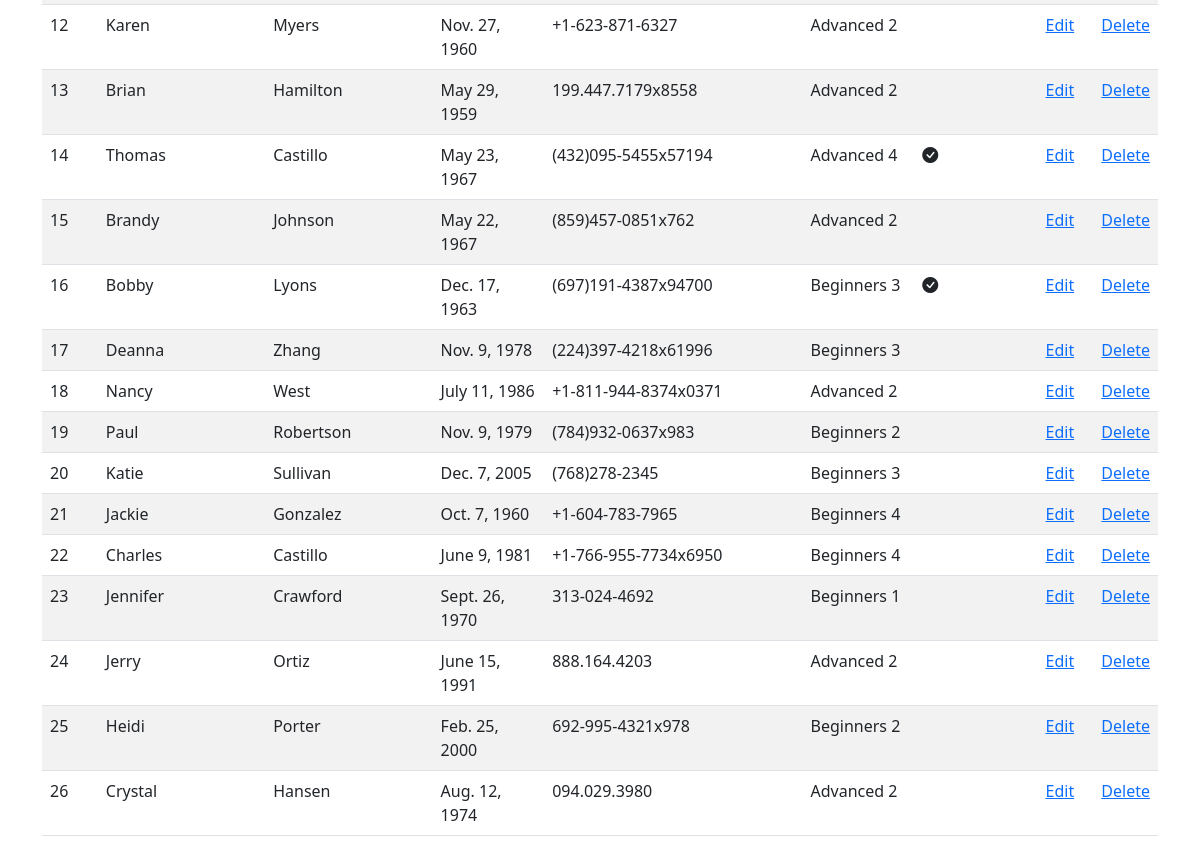
The app's page /students/ (lower part), older data.
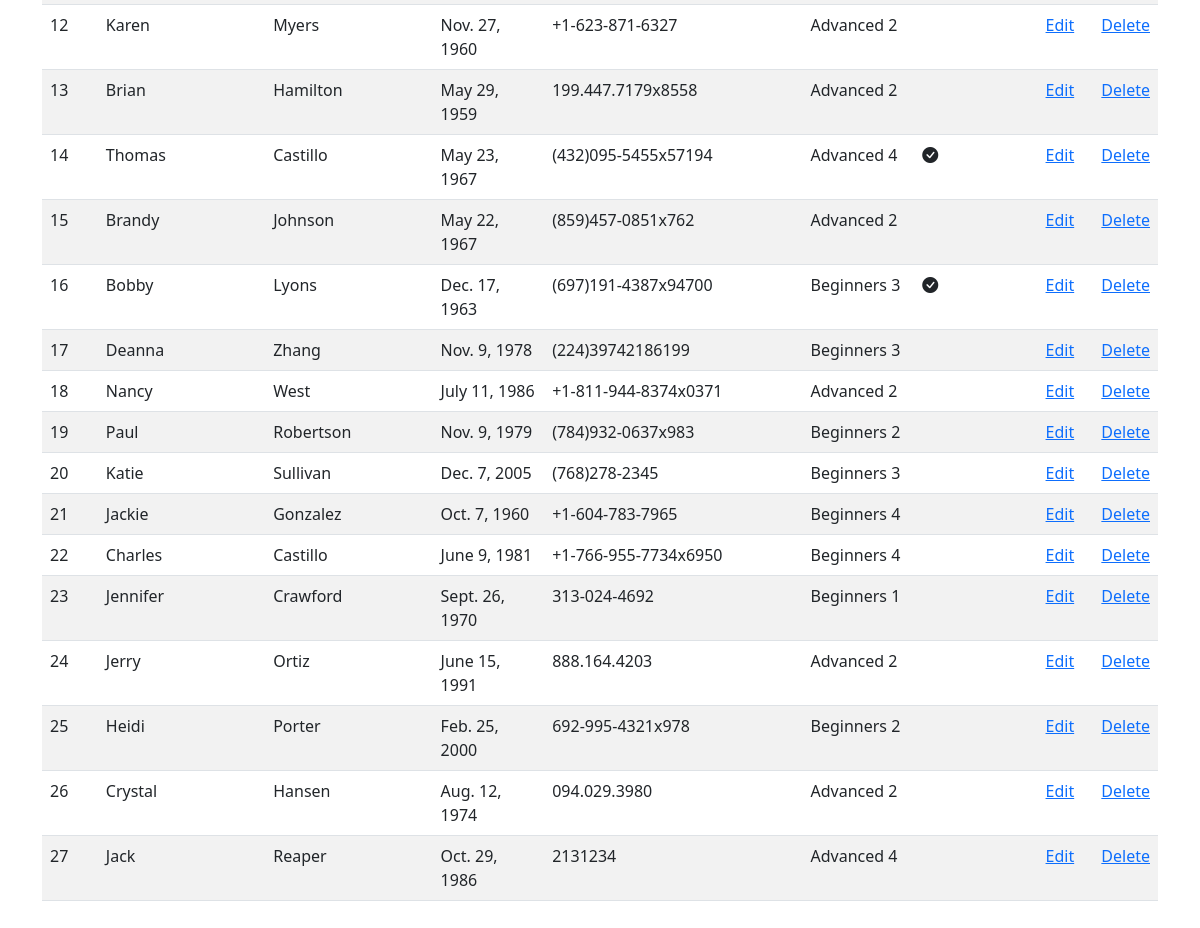
The same page, newer data.
### students/models.py (models this page shows, shortened)
class Student(PersonModel):
    group = models.ForeignKey(Group, on_delete=models.SET_NULL, null=True, related_name='students')
    class Meta:
        verbose_name = 'student'
        verbose_name_plural = 'students'
        db_table = 'students'

### groups/models.py (models this page shows)
class Group(GroupModel):
    headman = models.OneToOneField(
        'students.Student',
        on_delete=models.SET_NULL,
        null=True,
        blank=True,
        related_name='headman_group'
    )
    headteacher = models.OneToOneField(
        'teachers.Teacher',
        on_delete=models.SET_NULL,
        null=True,
        blank=True,
        related_name='headteacher_group'
    )
    class Meta:
        verbose_name = 'group'
        verbose_name_plural = 'groups'
        db_table = 'groups'
    def __str__(self):
        return f'{self.group_name}'

### students/views.py (the view)
# urls.py: path('', ListStudentView.as_view(), name='list'),                                     # Read
class ListStudentView(ListView):
    model = Student
    template_name = 'students/list.html'
    def get_queryset(self):
        students_filter = StudentFilterForm(
            data=self.request.GET,
            queryset=self.model.objects.all().select_related('group', 'headman_group')
        )
        return students_filter

### students/templates/students/list.html (shortened to what this page needs)
{% extends 'base.html'%}
{% load crispy_forms_filters %}
{% block content %}
    <br>
    {% with list_object=object_list.qs on_group=True %}
        {% include 'includes/students_list_table.html' %}
    {% endwith %}
{% endblock %}

### templates/includes/students_list_table.html (shortened to what this page needs)
<table class="table table-striped">
    {% for student in list_object %}
        <tr>
            <td>{{ forloop.counter }}</td>
            <td>{{ student.first_name }}</td>
            <td>{{ student.last_name }}</td>
            <td>{{ student.birthday }}</td>
            <td>{% if student.phone_number %}{{ student.phone_number }}{% endif %}</td>
            {% if on_group %}
                <td>{% if student.group %}{{ student.group }}{% endif %}</td>
            {% endif %}
            <td>{% if student.headman_group%} <i class="bi bi-check-circle-fill"></i>{% endif %}</td>
            <td><a href="{% url 'students:update' student.pk %}">Edit</a></td>
            <td><a href="{% url 'students:delete' student.pk %}">Delete</a></td>
        </tr>
    {% endfor %}
        </table>

Row changes from the older to the newer data that the page shows:
changed Student "Deanna": phone_number "(224)397-4218x61996" → "(224)39742186199"
added Student: first_name "Jack", last_name "Reaper", birthday "Oct. 29, 1986", phone_number "2131234", group "Advanced 4"
